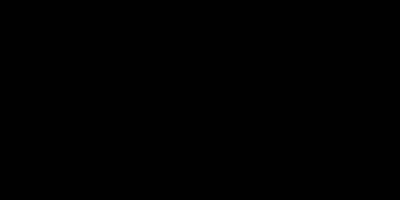
Frame 1 (no input)
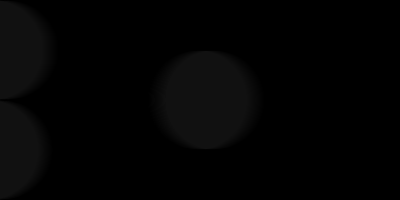
Frame 60 (no input)
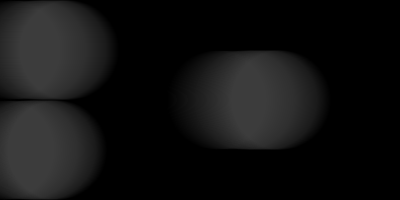
Frame 120 (the mouse pressed at the canvas centre since frame 60)

The p5.js sketch that drew these frames (run headless with seeded random() and noise() and a simulated clock; from frame 60 on, the mouse is pressed at the canvas centre):

// p5.js sketch
// ── sketch.js
let obj1 = {
  x: 0,
  y: 50,
  gray: 0,
  step: 1,
}
let obj2 = {
  x: 200,
  y: 100,
  gray: 0,
  step: 1.1,
}
let obj3 = {
  x: 0,
  y: 150,
  gray: 0,
  step: 0.9,
}

function setup() {
  createCanvas(400, 200);
  noStroke();
  background(0);
}

function mousePressed() {
  // obj1.x = 0;
  background(0);
}

function draw() {
  draw_ob(obj1);
  draw_ob(obj2);
  draw_ob(obj3);
}

function draw_ob(ob) {
  fill(ob.gray, 5);
  circle(ob.x-50, ob.y, 100);
  ob.x = (ob.x + ob.step) % (width + 100);
  ob.gray = (ob.gray + 1) % 255;
}

// https://editor.p5js.org/jht1493/sketches/nDGl7usRr
// 2.2 - variable edge draw_obj

// https://editor.p5js.org/jht1493/sketches/y98Qq3YM9
// 2.2 - variable edge obj 2

// https://editor.p5js.org/jht1493/sketches/Kik0LOIug
// 2.2 - variable edge obj

// https://editor.p5js.org/jht1493/sketches/I69gHq4bl
// p5js Code! - 2.2 - variable edge full

// https://editor.p5js.org/jht1493/sketches/PEuN_WPty
// p5js Code! - 2.2 - make your own variable edge

// https://editor.p5js.org/jht1493/sketches/HtESWWNTa
// p5js Code! - 2.2 - make your own variable remainder

// Make Your Own (Make Your Own Variable)
// Code! Programming with p5.js
// The Coding Train / Daniel Shiffman
// https://thecodingtrain.com/beginners/p5js/2.2-make-your-own.html
// https://youtu.be/dRhXIIFp-ys

// Make Your Own Variable: https://editor.p5js.org/codingtrain/sketches/xPXNdPy17
// Growing Circle Exercise: https://editor.p5js.org/codingtrain/sketches/ehbMJ-otC
